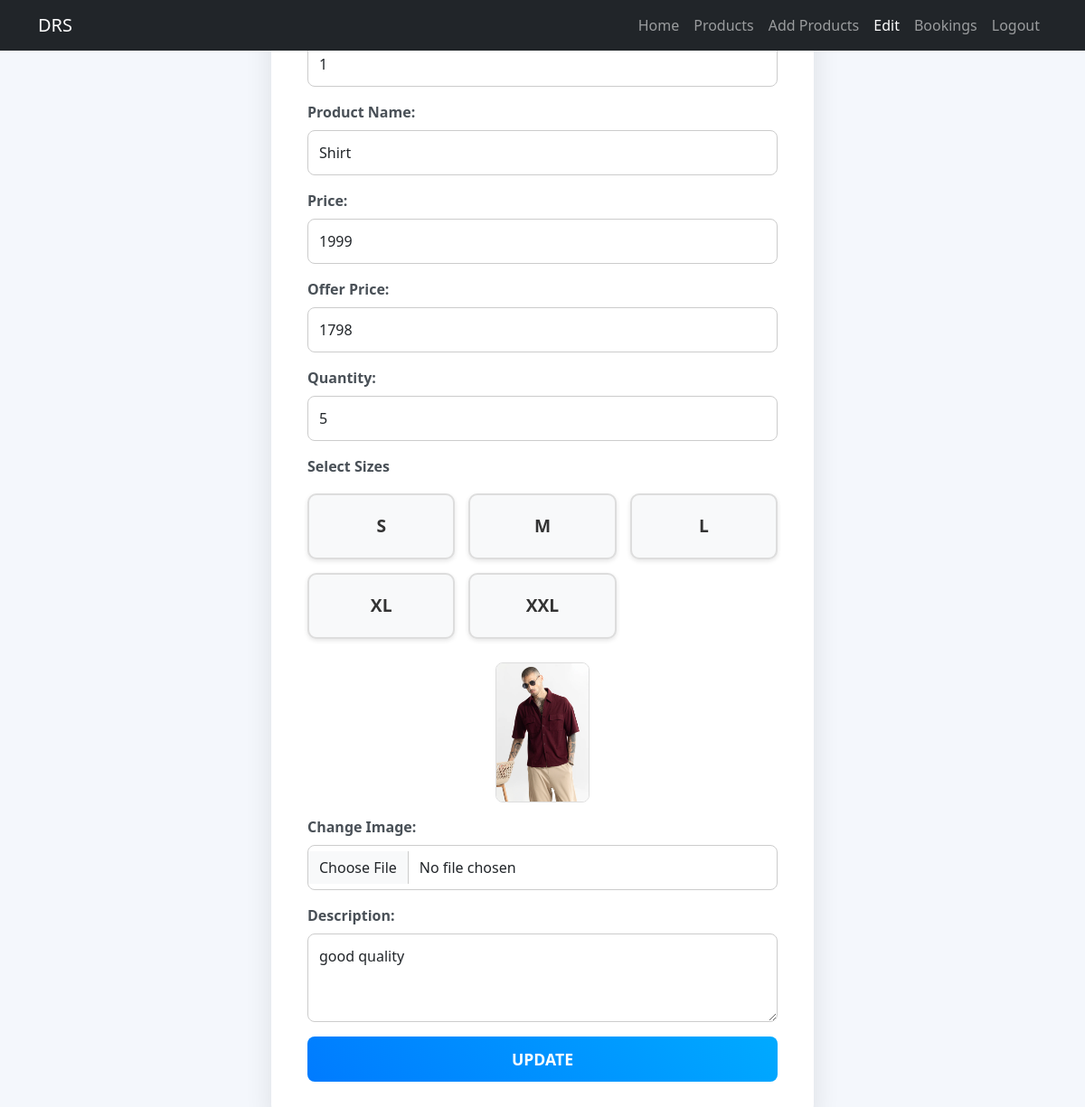
The app's page /products/edit_prod/5/ (signed in) with its own data.
### app/models.py (models this page shows, shortened)
class Product(models.Model):
    pro_id=models.TextField()
    name=models.TextField()
    price=models.IntegerField()
    ofr_price=models.IntegerField()
    img=models.FileField()
    dis=models.TextField()
    sizes = models.ManyToManyField(Size, related_name='Sizes')
    quantity = models.PositiveIntegerField(default=0)  # New field for stock quantity

class Size(models.Model):
    size = models.CharField(max_length=10)  # E.g., '6', '7', '8.5', '9', '10'

### app/views.py (the view)
# urls.py: path('products/edit_prod/<int:pid>/', views.edit_prod, name='edit_prod'),
def edit_prod(req,pid):
    if 'drs_shop' in req.session:
        if req.method=='POST':
            prd_id=req.POST['prd_id']
            prd_name=req.POST['prd_name']
            prd_price=req.POST['prd_price']
            ofr_price=req.POST['ofr_price']
            prd_dis=req.POST['prd_dis']
            img=req.FILES.get('img')
            sizes = req.POST.getlist('sizes')  # selected sizes
            quantity = req.POST['quantity']  # quantity
            product = get_object_or_404(Product, id=pid)
            product.pro_id = prd_id
            product.name = prd_name
            product.price = prd_price
            product.ofr_price = ofr_price
            product.dis = prd_dis
            product.quantity = quantity  # Update quantity
            if img:
                product.img = img
            product.sizes.clear()  # Clear existing sizes
            for size in sizes:
                size_obj, _ = Size.objects.get_or_create(size=size)
                product.sizes.add(size_obj)
            product.save()  # Save all changes
            return redirect(shp_home)
        else:
            all_sizes = Size.objects.all()  # Fetch all available sizes
            product = get_object_or_404(Product, pk=pid)  # Fetch the product to edit
            return render(req, 'shop/edit.html', {'product': product, 'all_sizes': all_sizes})
    else:
        return redirect(shp_login)

### templates/shop/edit.html (shortened to what this page needs)
<!DOCTYPE html>
<html lang="en">
<head>
    <link href="https://cdn.jsdelivr.net/npm/bootstrap@5.3.3/dist/css/bootstrap.min.css" rel="stylesheet">
</head>
<body>
    <nav class="navbar navbar-expand-lg navbar-dark bg-dark">
        <div class="container">
            <a class="navbar-brand" href="#">DRS</a>
            <div class="collapse navbar-collapse" id="navbarNav">
                <ul class="navbar-nav ms-auto">
                    <li class="nav-item"><a class="nav-link" href="/shp_home">Home</a></li>
                    <li class="nav-item"><a class="nav-link" href="/products">Products</a></li>
                    <li class="nav-item"><a class="nav-link" href="/add_prod">Add Products</a></li>
                    <li class="nav-item"><a class="nav-link active" href="#">Edit</a></li>
                    <li class="nav-item"><a class="nav-link" href="/bookings">Bookings</a></li>
                    <li class="nav-item"><a class="nav-link" href="/shp_logout">Logout</a></li>
                </ul>
            </div>
        </div>
    </nav>
    <div class="form-container">
        <div class="form-box">
            <form action="" method="post" enctype="multipart/form-data">
                <div class="mb-3">
                    <label for="prod_id" class="form-label">Product ID:</label>
                    <input type="text" class="form-control" placeholder="Enter Product ID" name="prd_id" value="{{product.pro_id}}">
                </div>
                <div class="mb-3">
                    <label for="prd_name" class="form-label">Product Name:</label>
                    <input type="text" class="form-control" placeholder="Enter Product Name" name="prd_name" value="{{product.name}}">
                </div>
                <div class="mb-3">
                    <label for="price" class="form-label">Price:</label>
                    <input type="number" class="form-control" placeholder="Enter Product Price" name="prd_price" value="{{product.price}}">
                </div>
                <div class="mb-3">
                    <label for="ofrprice" class="form-label">Offer Price:</label>
                    <input type="number" class="form-control" placeholder="Enter Offer Price" name="ofr_price" value="{{product.ofr_price}}">
                </div>
                <div class="mb-3">
                    <label for="quantity" class="form-label">Quantity:</label>
                    <input type="number" class="form-control" placeholder="Quantity" name="quantity" value="{{product.quantity}}" required>
                </div>
                <div class="mb-3">
                    <label for="sizes" class="form-label">Select Sizes</label>
                    <div class="size-options">
                        {% for size in all_sizes %}
                            <div class="size-option" id="size_{{ size.size }}">
                                <label for="checkbox_{{ size.size }}" class="size-label">{{ size.size }}</label>
                            </div>
                        {% endfor %}
                    </div>
                </div>
                <img src="{{product.img.url}}" alt="Product Image" class="img-preview">
                <div class="mb-3">
                    <label for="img" class="form-label">Change Image:</label>
                    <input type="file" class="form-control" name="img">
                </div>
                <div class="mb-3">
                    <label for="dis" class="form-label">Description:</label>
                    <textarea class="form-control" placeholder="Enter Product Details" name="prd_dis" rows="3">{{product.dis}}</textarea>
                </div>
                <button type="submit" class="btn btn-primary">UPDATE</button>
            </form>
        </div>
    </div>
</body>
</html>

### templates/shop/edit.html (style rules this page uses)
body { background-color: #f4f7fc; }
.form-container { display: flex; justify-content: center; align-items: center; height: 130vh; padding: 20px; }
.form-box { background-color: #ffffff; padding: 40px; border-radius: 15px; box-shadow: 0 10px 30px rgba(0, 0, 0, 0.1); width: 100%; max-width: 600px; transition: transform 0.3s ease, box-shadow 0.3s ease; }
.form-control { font-size: 1rem; padding: 12px; border-radius: 8px; border: 1px solid #ccc; transition: border-color 0.3s ease; }
.btn { width: 100%; padding: 12px; border-radius: 8px; font-weight: 600; font-size: 1.1rem; text-transform: uppercase; cursor: pointer; transition: background-color 0.3s ease, transform 0.3s ease; }
.btn-primary { background: linear-gradient(45deg, #007bff, #00aaff); border: none; color: white; }
.form-label { font-weight: 600; color: #495057; }
.mb-3 { margin-bottom: 20px; }
.size-options { display: grid; grid-template-columns: repeat(auto-fill, minmax(120px, 1fr)); gap: 15px; padding: 10px 0; }
.size-option { position: relative; display: flex; align-items: center; justify-content: center; background-color: #f8f9fa; border: 2px solid #ddd; border-radius: 10px; padding: 12px; cursor: pointer; transition: background-color 0.3s ease, transform 0.3s ease; box-shadow: 0 2px 5px rgba(0, 0, 0, 0.1); }
.size-label { font-size: 1.2rem; font-weight: 600; color: #333; text-align: center; padding: 8px 15px; display: inline-block; border-radius: 8px; transition: background-color 0.3s ease; }
.img-preview { display: block; margin: 15px auto; max-width: 20%; height: auto; border: 1px solid #ddd; border-radius: 8px; }

### records on screen
Product: prd_id "1", prd_name "Shirt", prd_price "1999", ofr_price "1798", quantity "5", img (picture), prd_dis "good quality"
Size: size "S"
Size: size "M"
Size: size "L"
Size: size "XL"
Size: size "XXL"
